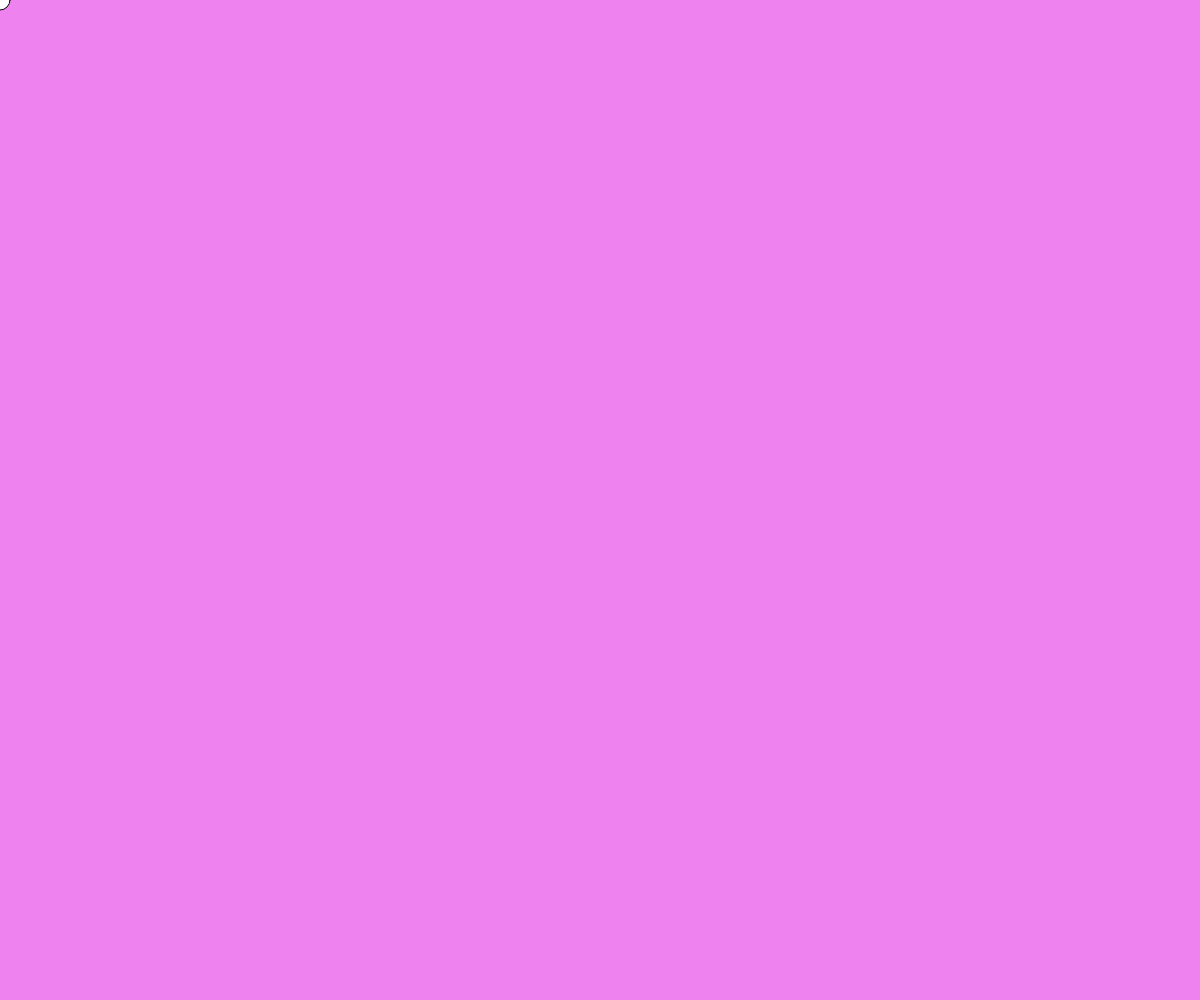
Frame 1 (no input)
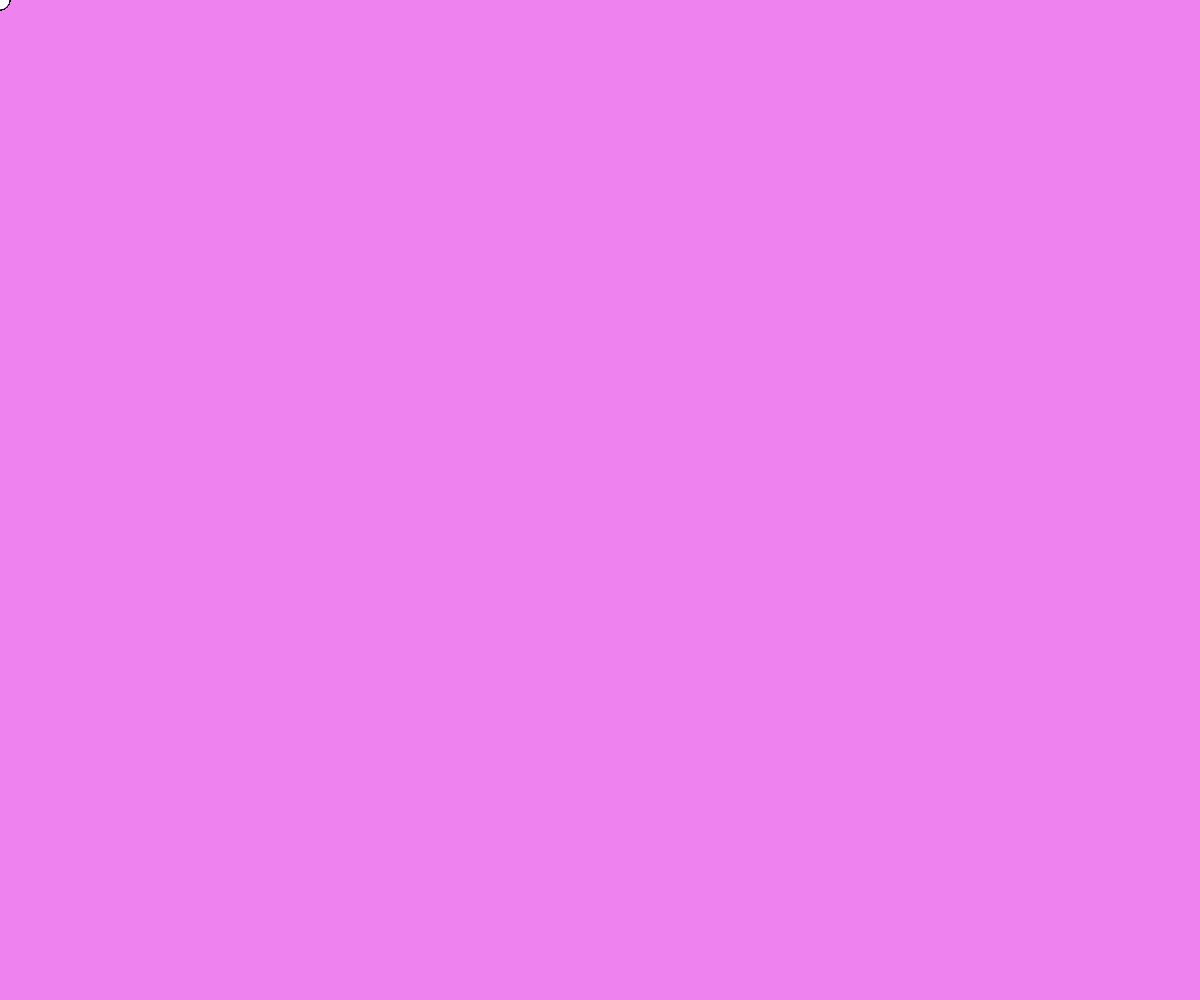
Frame 60 (no input)
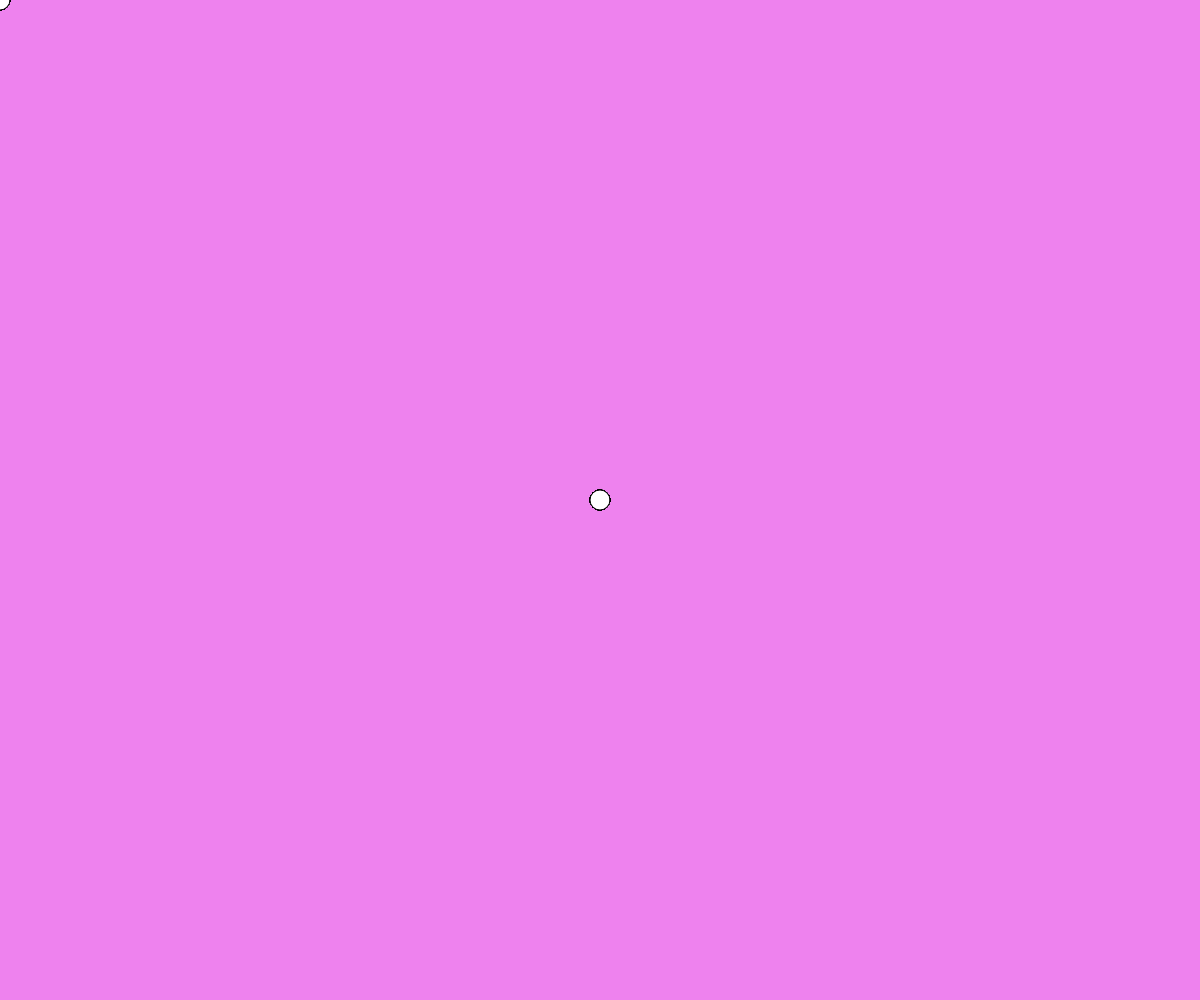
Frame 120 (the mouse pressed at the canvas centre since frame 60)

The p5.js sketch that drew these frames (run headless with seeded random() and noise() and a simulated clock; from frame 60 on, the mouse is pressed at the canvas centre):

// p5.js sketch
// ── sketch.js
function setup(){
  createCanvas(windowWidth, windowHeight);
  background("violet");

}

function draw(){
      ellipse(mouseX,mouseY,20,20);
}






// ── styles.css
body {
	margin-left: 10px;
	margin-right: 10px;
	cursor: none;
}
